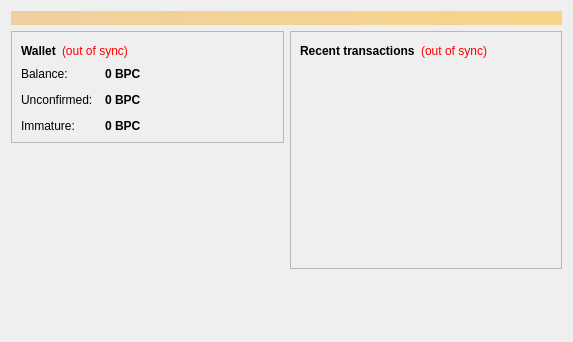
<?xml version="1.0" encoding="UTF-8"?>
<ui version="4.0">
 <class>OverviewPage</class>
 <widget class="QWidget" name="OverviewPage">
  <property name="geometry">
   <rect>
    <x>0</x>
    <y>0</y>
    <width>573</width>
    <height>342</height>
   </rect>
  </property>
  <property name="windowTitle">
   <string>Form</string>
  </property>
  <layout class="QVBoxLayout" name="topLayout">
   <item>
    <widget class="QLabel" name="labelAlerts">
     <property name="visible">
      <bool>false</bool>
     </property>
     <property name="styleSheet">
      <string notr="true">background-color: qlineargradient(x1: 0, y1: 0, x2: 1, y2: 0, stop:0 #F0D0A0, stop:1 #F8D488); color:#000000;</string>
     </property>
     <property name="wordWrap">
      <bool>true</bool>
     </property>
     <property name="margin">
      <number>3</number>
     </property>
    </widget>
   </item>
   <item>
    <layout class="QHBoxLayout" name="horizontalLayout" stretch="1,1">
     <item>
      <layout class="QVBoxLayout" name="verticalLayout_2">
       <item>
        <widget class="QFrame" name="frame">
         <property name="frameShape">
          <enum>QFrame::StyledPanel</enum>
         </property>
         <property name="frameShadow">
          <enum>QFrame::Raised</enum>
         </property>
         <layout class="QVBoxLayout" name="verticalLayout_4">
          <item>
           <layout class="QHBoxLayout" name="horizontalLayout_4">
            <item>
             <widget class="QLabel" name="label_5">
              <property name="font">
               <font>
                <weight>75</weight>
                <bold>true</bold>
               </font>
              </property>
              <property name="text">
               <string>Wallet</string>
              </property>
             </widget>
            </item>
            <item>
             <widget class="QLabel" name="labelWalletStatus">
              <property name="toolTip">
               <string>The displayed information may be out of date. Your wallet automatically synchronizes with the Bipscoin network after a connection is established, but this process has not completed yet.</string>
              </property>
              <property name="styleSheet">
               <string notr="true">QLabel { color: red; }</string>
              </property>
              <property name="text">
               <string notr="true">(out of sync)</string>
              </property>
              <property name="alignment">
               <set>Qt::AlignLeading|Qt::AlignLeft|Qt::AlignVCenter</set>
              </property>
             </widget>
            </item>
            <item>
             <spacer name="horizontalSpacer_2">
              <property name="orientation">
               <enum>Qt::Horizontal</enum>
              </property>
              <property name="sizeHint" stdset="0">
               <size>
                <width>40</width>
                <height>20</height>
               </size>
              </property>
             </spacer>
            </item>
           </layout>
          </item>
          <item>
           <layout class="QFormLayout" name="formLayout_2">
            <property name="fieldGrowthPolicy">
             <enum>QFormLayout::AllNonFixedFieldsGrow</enum>
            </property>
            <property name="horizontalSpacing">
             <number>12</number>
            </property>
            <property name="verticalSpacing">
             <number>12</number>
            </property>
            <item row="0" column="0">
             <widget class="QLabel" name="label">
              <property name="text">
               <string>Balance:</string>
              </property>
             </widget>
            </item>
            <item row="0" column="1">
             <widget class="QLabel" name="labelBalance">
              <property name="font">
               <font>
                <weight>75</weight>
                <bold>true</bold>
               </font>
              </property>
              <property name="cursor">
               <cursorShape>IBeamCursor</cursorShape>
              </property>
              <property name="toolTip">
               <string>Your current balance</string>
              </property>
              <property name="text">
               <string notr="true">0 BPC</string>
              </property>
              <property name="textInteractionFlags">
               <set>Qt::LinksAccessibleByMouse|Qt::TextSelectableByKeyboard|Qt::TextSelectableByMouse</set>
              </property>
             </widget>
            </item>
            <item row="1" column="0">
             <widget class="QLabel" name="label_3">
              <property name="text">
               <string>Unconfirmed:</string>
              </property>
             </widget>
            </item>
            <item row="1" column="1">
             <widget class="QLabel" name="labelUnconfirmed">
              <property name="font">
               <font>
                <weight>75</weight>
                <bold>true</bold>
               </font>
              </property>
              <property name="cursor">
               <cursorShape>IBeamCursor</cursorShape>
              </property>
              <property name="toolTip">
               <string>Total of transactions that have yet to be confirmed, and do not yet count toward the current balance</string>
              </property>
              <property name="text">
               <string notr="true">0 BPC</string>
              </property>
              <property name="textInteractionFlags">
               <set>Qt::LinksAccessibleByMouse|Qt::TextSelectableByKeyboard|Qt::TextSelectableByMouse</set>
              </property>
             </widget>
            </item>
            <item row="2" column="0">
             <widget class="QLabel" name="labelImmatureText">
              <property name="text">
               <string>Immature:</string>
              </property>
             </widget>
            </item>
            <item row="2" column="1">
             <widget class="QLabel" name="labelImmature">
              <property name="font">
               <font>
                <weight>75</weight>
                <bold>true</bold>
               </font>
              </property>
              <property name="toolTip">
               <string>Mined balance that has not yet matured</string>
              </property>
              <property name="text">
               <string notr="true">0 BPC</string>
              </property>
              <property name="textInteractionFlags">
               <set>Qt::LinksAccessibleByMouse|Qt::TextSelectableByKeyboard|Qt::TextSelectableByMouse</set>
              </property>
             </widget>
            </item>
           </layout>
          </item>
         </layout>
        </widget>
       </item>
       <item>
        <spacer name="verticalSpacer">
         <property name="orientation">
          <enum>Qt::Vertical</enum>
         </property>
         <property name="sizeHint" stdset="0">
          <size>
           <width>20</width>
           <height>40</height>
          </size>
         </property>
        </spacer>
       </item>
      </layout>
     </item>
     <item>
      <layout class="QVBoxLayout" name="verticalLayout_3">
       <item>
        <widget class="QFrame" name="frame_2">
         <property name="frameShape">
          <enum>QFrame::StyledPanel</enum>
         </property>
         <property name="frameShadow">
          <enum>QFrame::Raised</enum>
         </property>
         <layout class="QVBoxLayout" name="verticalLayout">
          <item>
           <layout class="QHBoxLayout" name="horizontalLayout_2">
            <item>
             <widget class="QLabel" name="label_4">
              <property name="text">
               <string>&lt;b&gt;Recent transactions&lt;/b&gt;</string>
              </property>
             </widget>
            </item>
            <item>
             <widget class="QLabel" name="labelTransactionsStatus">
              <property name="toolTip">
               <string>The displayed information may be out of date. Your wallet automatically synchronizes with the Bipscoin network after a connection is established, but this process has not completed yet.</string>
              </property>
              <property name="styleSheet">
               <string notr="true">QLabel { color: red; }</string>
              </property>
              <property name="text">
               <string notr="true">(out of sync)</string>
              </property>
              <property name="alignment">
               <set>Qt::AlignRight|Qt::AlignTrailing|Qt::AlignVCenter</set>
              </property>
             </widget>
            </item>
            <item>
             <spacer name="horizontalSpacer">
              <property name="orientation">
               <enum>Qt::Horizontal</enum>
              </property>
              <property name="sizeHint" stdset="0">
               <size>
                <width>40</width>
                <height>20</height>
               </size>
              </property>
             </spacer>
            </item>
           </layout>
          </item>
          <item>
           <widget class="QListView" name="listTransactions">
            <property name="styleSheet">
             <string notr="true">QListView { background: transparent; }</string>
            </property>
            <property name="frameShape">
             <enum>QFrame::NoFrame</enum>
            </property>
            <property name="verticalScrollBarPolicy">
             <enum>Qt::ScrollBarAlwaysOff</enum>
            </property>
            <property name="horizontalScrollBarPolicy">
             <enum>Qt::ScrollBarAlwaysOff</enum>
            </property>
            <property name="selectionMode">
             <enum>QAbstractItemView::NoSelection</enum>
            </property>
           </widget>
          </item>
         </layout>
        </widget>
       </item>
       <item>
        <spacer name="verticalSpacer_2">
         <property name="orientation">
          <enum>Qt::Vertical</enum>
         </property>
         <property name="sizeHint" stdset="0">
          <size>
           <width>20</width>
           <height>40</height>
          </size>
         </property>
        </spacer>
       </item>
      </layout>
     </item>
    </layout>
   </item>
  </layout>
 </widget>
 <resources/>
 <connections/>
</ui>
